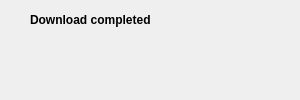
<?xml version="1.0" encoding="UTF-8"?>
<ui version="4.0">
 <class>DownloadToaster</class>
 <widget class="QWidget" name="DownloadToaster">
  <property name="geometry">
   <rect>
    <x>0</x>
    <y>0</y>
    <width>300</width>
    <height>100</height>
   </rect>
  </property>
  <property name="minimumSize">
   <size>
    <width>0</width>
    <height>0</height>
   </size>
  </property>
  <property name="maximumSize">
   <size>
    <width>16777215</width>
    <height>16777215</height>
   </size>
  </property>
  <property name="windowTitle">
   <string/>
  </property>
  <widget class="QLabel" name="labelTitle">
   <property name="geometry">
    <rect>
     <x>10</x>
     <y>30</y>
     <width>241</width>
     <height>61</height>
    </rect>
   </property>
   <property name="palette">
    <palette>
     <active>
      <colorrole role="WindowText">
       <brush brushstyle="SolidPattern">
        <color alpha="255">
         <red>0</red>
         <green>0</green>
         <blue>127</blue>
        </color>
       </brush>
      </colorrole>
      <colorrole role="Window">
       <brush brushstyle="SolidPattern">
        <color alpha="255">
         <red>255</red>
         <green>247</green>
         <blue>221</blue>
        </color>
       </brush>
      </colorrole>
     </active>
     <inactive>
      <colorrole role="WindowText">
       <brush brushstyle="SolidPattern">
        <color alpha="255">
         <red>0</red>
         <green>0</green>
         <blue>127</blue>
        </color>
       </brush>
      </colorrole>
      <colorrole role="Window">
       <brush brushstyle="SolidPattern">
        <color alpha="255">
         <red>255</red>
         <green>247</green>
         <blue>221</blue>
        </color>
       </brush>
      </colorrole>
     </inactive>
     <disabled>
      <colorrole role="WindowText">
       <brush brushstyle="SolidPattern">
        <color alpha="255">
         <red>117</red>
         <green>116</green>
         <blue>118</blue>
        </color>
       </brush>
      </colorrole>
      <colorrole role="Window">
       <brush brushstyle="SolidPattern">
        <color alpha="255">
         <red>255</red>
         <green>247</green>
         <blue>221</blue>
        </color>
       </brush>
      </colorrole>
     </disabled>
    </palette>
   </property>
   <property name="text">
    <string/>
   </property>
   <property name="wordWrap">
    <bool>true</bool>
   </property>
  </widget>
  <widget class="QToolButton" name="startButton">
   <property name="geometry">
    <rect>
     <x>260</x>
     <y>43</y>
     <width>31</width>
     <height>31</height>
    </rect>
   </property>
   <property name="focusPolicy">
    <enum>Qt::NoFocus</enum>
   </property>
   <property name="toolTip">
    <string>Start file</string>
   </property>
   <property name="text">
    <string/>
   </property>
   <property name="icon">
    <iconset resource="../images.qrc">
     <normaloff>:/images/player_play.png</normaloff>:/images/player_play.png</iconset>
   </property>
   <property name="iconSize">
    <size>
     <width>22</width>
     <height>22</height>
    </size>
   </property>
   <property name="autoRaise">
    <bool>true</bool>
   </property>
  </widget>
  <widget class="QLabel" name="lblTitle">
   <property name="geometry">
    <rect>
     <x>30</x>
     <y>10</y>
     <width>241</width>
     <height>20</height>
    </rect>
   </property>
   <property name="text">
    <string>&lt;b&gt;Download completed&lt;/b&gt;</string>
   </property>
  </widget>
  <widget class="QLabel" name="label">
   <property name="geometry">
    <rect>
     <x>4</x>
     <y>10</y>
     <width>21</width>
     <height>21</height>
    </rect>
   </property>
   <property name="text">
    <string/>
   </property>
   <property name="pixmap">
    <pixmap resource="../images.qrc">:/images/rstray3.png</pixmap>
   </property>
   <property name="scaledContents">
    <bool>true</bool>
   </property>
  </widget>
  <widget class="QToolButton" name="spbClose">
   <property name="geometry">
    <rect>
     <x>270</x>
     <y>10</y>
     <width>20</width>
     <height>20</height>
    </rect>
   </property>
   <property name="focusPolicy">
    <enum>Qt::NoFocus</enum>
   </property>
   <property name="toolTip">
    <string>Close</string>
   </property>
   <property name="text">
    <string/>
   </property>
   <property name="icon">
    <iconset resource="../images.qrc">
     <normaloff>:/images/closenormal.png</normaloff>:/images/closenormal.png</iconset>
   </property>
   <property name="autoRaise">
    <bool>true</bool>
   </property>
  </widget>
  <widget class="QLabel" name="label_2">
   <property name="geometry">
    <rect>
     <x>0</x>
     <y>0</y>
     <width>300</width>
     <height>100</height>
    </rect>
   </property>
   <property name="text">
    <string/>
   </property>
   <property name="pixmap">
    <pixmap resource="../images.qrc">:/images/toaster/backgroundtoaster.png</pixmap>
   </property>
  </widget>
  <zorder>label_2</zorder>
  <zorder>labelTitle</zorder>
  <zorder>startButton</zorder>
  <zorder>lblTitle</zorder>
  <zorder>label</zorder>
  <zorder>spbClose</zorder>
 </widget>
 <tabstops>
  <tabstop>startButton</tabstop>
  <tabstop>spbClose</tabstop>
 </tabstops>
 <resources>
  <include location="../images.qrc"/>
  <include location="../images.qrc"/>
  <include location="../images.qrc"/>
  <include location="../images.qrc"/>
 </resources>
 <connections/>
</ui>
